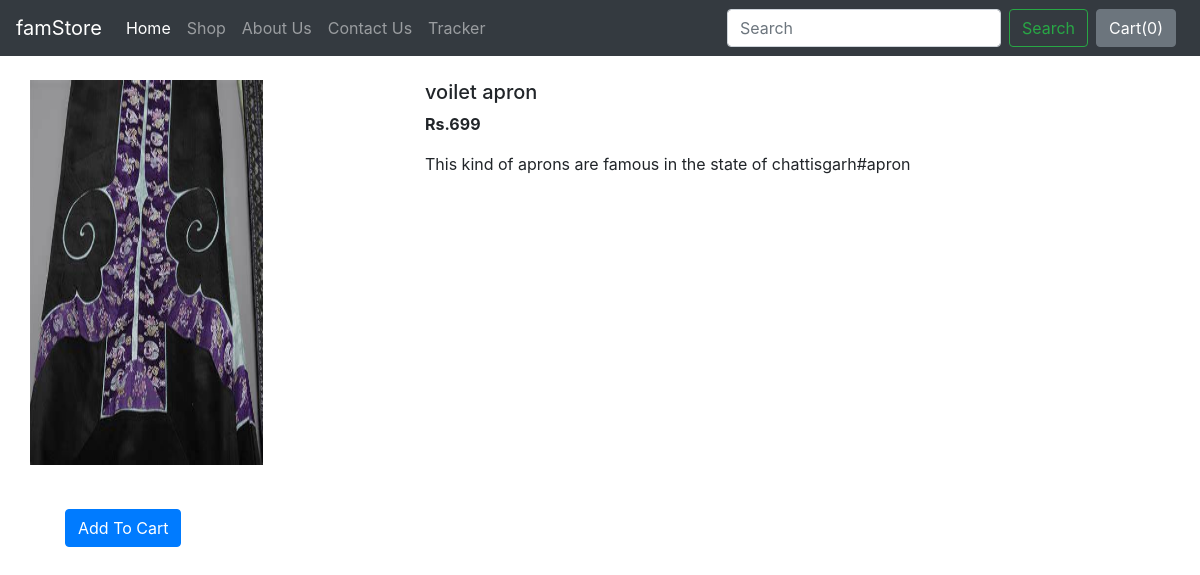
Screenshot of /shop/products/55 with the database file from the repository.
### home/models.py (models this page shows, shortened)
class Product(models.Model):
    product_id = models.AutoField
    product_name =models.CharField(max_length=50)
    category=models.CharField(max_length=50,default="")
    subcategory=models.CharField(max_length=50,default="")
    price=models.IntegerField(default=0)
    desc = models.CharField(max_length=300)
    place=models.CharField(max_length=50,default="")
    pub_date = models.DateField()
    image=models.ImageField(upload_to="static/img",default="")

### home/views.py (the view)
# urls.py: path('shop/products/<int:myid>',views.prodView,name="ProductView"),
def prodView(request,myid):
    product=Product.objects.filter(id=myid)
    return render(request,'prodView.html',{'product':product[0]})

### templates/prodView.html (shortened to what this page needs)
{% extends 'base.html' %}
{% block body %}
<div class="container my-4">
    <div class="row">
        <div class="col-md-4">
            <div class="row">
                <img src="/media/{{product.image}}" width="233px" height="385px">
            </div>
            <div class="card-body">
                <span id="divpr{{product.product_id}}" class="divpr">
                    <button id="pr{{product.product_id}}" class="btn btn-primary cart my-4">Add To Cart</button>
                </span>
            </div>
        </div>
    <div class="col-md-8">
        <h5>{{product.product_name}}</h5>
        <p><b>Rs.{{product.price}}</b></p>
        <p>{{product.desc}}</p>
    </div>
</div>
</div>
{% endblock body%}

### rows the page displays
Product: image (picture), product_name "voilet apron", price "699", desc "This kind of aprons are famous in the state of chattisgarh#apron"
